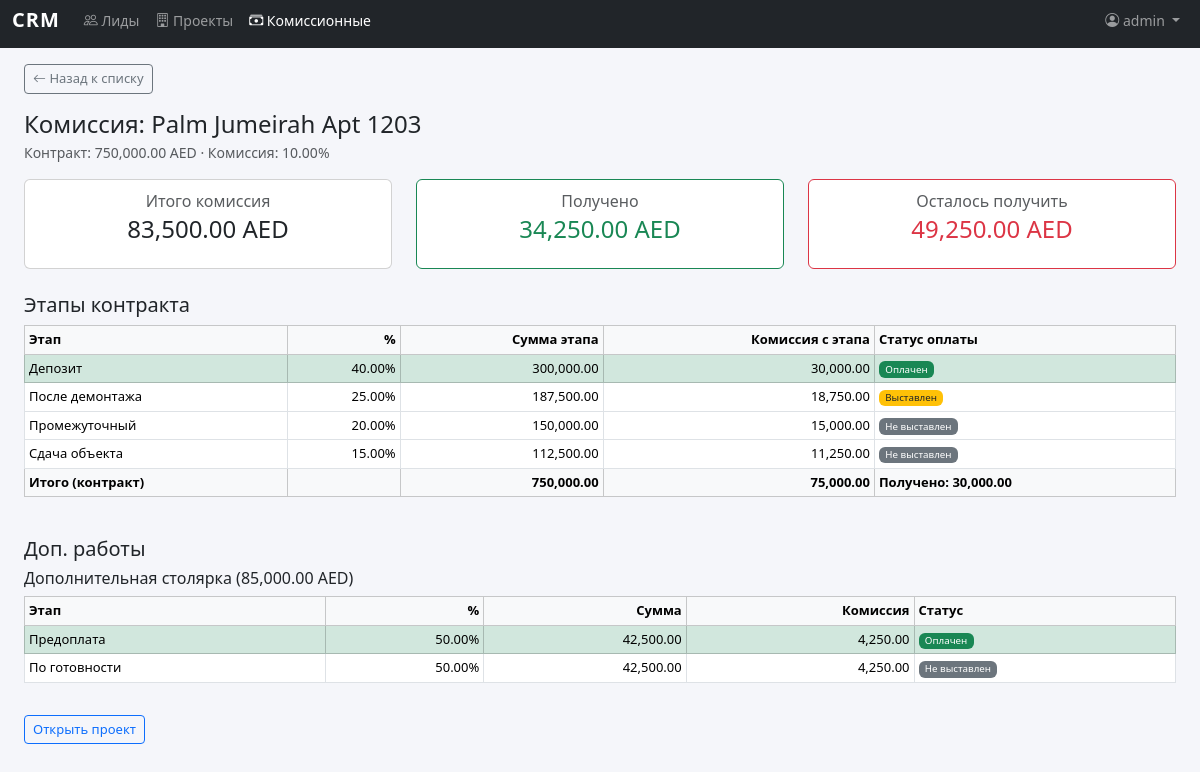
/commissions/1 (signed in), run on the app's committed database.
### models.py (models this page shows, shortened)
class User(db.Model, UserMixin):
    id = db.Column(db.Integer, primary_key=True)
    username = db.Column(db.String(80), unique=True, nullable=False)
    password_hash = db.Column(db.String(128), nullable=False)
    must_change_password = db.Column(db.Boolean, default=False)

class Project(db.Model):
    id = db.Column(db.Integer, primary_key=True)
    project_name = db.Column(db.String(300), nullable=False)
    client_name = db.Column(db.String(200), default='')
    location_text = db.Column(db.String(300), default='')
    contract_amount = db.Column(db.Numeric(15, 2), default=0)
    currency = db.Column(db.String(10), default='AED')
    start_date = db.Column(db.Date, nullable=True)
    duration_days = db.Column(db.Integer, nullable=True)
    status = db.Column(db.String(20), default='planned')
    commission_percent = db.Column(db.Numeric(5, 2), default=0)
    payment_items = db.relationship(
        'PaymentPlanItem', backref='project', lazy='dynamic',
        cascade='all, delete-orphan'
    )
    variations = db.relationship(
        'Variation', backref='project', lazy='dynamic',
        cascade='all, delete-orphan'
    )
    tasks = db.relationship(
        'ProjectTask', backref='project', lazy='dynamic',
        cascade='all, delete-orphan'
    )
    documents = db.relationship(
        'Document', backref='project', lazy='dynamic',
        cascade='all, delete-orphan'
    )
    STATUS_LABELS = {
        'planned': 'Запланирован',
        'active': 'В работе',
        'on_hold': 'Пауза',
        'completed': 'Завершён',
        'cancelled': 'Отменён',
    }
    @property
    def commission_total(self):
        cp = float(self.commission_percent or 0)
        ca = float(self.contract_amount or 0)
        return ca * cp / 100
    @property
    def commission_received(self):
        cp = float(self.commission_percent or 0)
        if cp == 0:
            return 0
        total = 0.0
        for item in self.payment_items.filter_by(invoice_status='paid').all():
            total += item.amount * cp / 100
        return total
    @property
    def commission_received_from_variations(self):
        cp = float(self.commission_percent or 0)
        if cp == 0:
            return 0
        total = 0.0
        for v in self.variations.all():
            for item in v.payment_items.filter_by(invoice_status='paid').all():
                total += item.amount * cp / 100
        return total

class PaymentPlanItem(db.Model):
    id = db.Column(db.Integer, primary_key=True)
    project_id = db.Column(db.Integer, db.ForeignKey('project.id'), nullable=False)
    title = db.Column(db.String(200), nullable=False)
    percent = db.Column(db.Numeric(6, 2), nullable=False, default=0)
    due_condition = db.Column(db.String(300), default='')
    invoice_status = db.Column(db.String(20), default='not_invoiced')
    invoice_date = db.Column(db.Date, nullable=True)
    paid_date = db.Column(db.Date, nullable=True)
    STATUS_LABELS = {
        'not_invoiced': 'Не выставлен',
        'invoiced': 'Выставлен',
        'paid': 'Оплачен',
    }
    @property
    def status_label(self):
        return self.STATUS_LABELS.get(self.invoice_status, self.invoice_status)
    @property
    def amount(self):
        if self.project and self.project.contract_amount:
            return float(self.project.contract_amount) * float(self.percent) / 100
        return 0.0

class Variation(db.Model):
    id = db.Column(db.Integer, primary_key=True)
    project_id = db.Column(db.Integer, db.ForeignKey('project.id'), nullable=False)
    title = db.Column(db.String(300), nullable=False)
    extra_amount = db.Column(db.Numeric(15, 2), default=0)
    created_at = db.Column(db.DateTime, default=datetime.utcnow)
    status = db.Column(db.String(20), default='draft')
    payment_items = db.relationship(
        'ExtraPaymentPlanItem', backref='variation', lazy='dynamic',
        cascade='all, delete-orphan'
    )
    STATUS_LABELS = {
        'draft': 'Черновик',
        'approved': 'Утверждено',
        'invoiced': 'Выставлен счёт',
        'paid': 'Оплачено',
    }

class ExtraPaymentPlanItem(db.Model):
    id = db.Column(db.Integer, primary_key=True)
    variation_id = db.Column(db.Integer, db.ForeignKey('variation.id'), nullable=False)
    title = db.Column(db.String(200), nullable=False)
    percent = db.Column(db.Numeric(6, 2), nullable=False, default=0)
    due_condition = db.Column(db.String(300), default='')
    invoice_status = db.Column(db.String(20), default='not_invoiced')
    invoice_date = db.Column(db.Date, nullable=True)
    paid_date = db.Column(db.Date, nullable=True)
    STATUS_LABELS = {
        'not_invoiced': 'Не выставлен',
        'invoiced': 'Выставлен',
        'paid': 'Оплачен',
    }
    @property
    def status_label(self):
        return self.STATUS_LABELS.get(self.invoice_status, self.invoice_status)
    @property
    def amount(self):
        if self.variation and self.variation.extra_amount:
            return float(self.variation.extra_amount) * float(self.percent) / 100
        return 0.0

### routes_commissions.py (the view)
@commissions_bp.route('/<int:project_id>')
@login_required
def commission_detail(project_id):
    project = db.session.get(Project, project_id)
    if not project:
        from flask import flash, redirect, url_for
        flash('Проект не найден.', 'danger')
        return redirect(url_for('commissions.commission_list'))
    cp = float(project.commission_percent or 0)
    contract_stages = []
    for item in project.payment_items.all():
        commission_amount = item.amount * cp / 100
        contract_stages.append({
            'title': item.title,
            'percent': float(item.percent),
            'amount': item.amount,
            'commission': commission_amount,
            'status': item.invoice_status,
            'status_label': item.status_label,
            'is_paid': item.invoice_status == 'paid',
        })
    variation_stages = []
    for v in project.variations.all():
        v_items = []
        for item in v.payment_items.all():
            commission_amount = item.amount * cp / 100
            v_items.append({
                'title': item.title,
                'percent': float(item.percent),
                'amount': item.amount,
                'commission': commission_amount,
                'status': item.invoice_status,
                'status_label': item.status_label,
                'is_paid': item.invoice_status == 'paid',
            })
        variation_stages.append({
            'variation_title': v.title,
            'extra_amount': float(v.extra_amount or 0),
            'stages': v_items,
        })
    total_commission = project.commission_total
    received = project.commission_received
    received_var = project.commission_received_from_variations
    total_received = received + received_var
    total_var_commission = 0
    for v in project.variations.all():
        for item in v.payment_items.all():
            total_var_commission += item.amount * cp / 100
    grand_total = total_commission + total_var_commission
    grand_pending = grand_total - total_received
    return render_template(
        'commissions/detail.html',
        project=project,
        cp=cp,
        contract_stages=contract_stages,
        variation_stages=variation_stages,
        total_commission=total_commission,
        received=received,
        total_var_commission=total_var_commission,
        received_var=received_var,
        grand_total=grand_total,
        total_received=total_received,
        grand_pending=grand_pending,
    )

### templates/commissions/detail.html (shortened to what this page needs)
{% extends "base.html" %}
{% block content %}
<div class="mb-3">
    <a href="{{ url_for('commissions.commission_list') }}" class="btn btn-outline-secondary btn-sm">
        <i class="bi bi-arrow-left"></i> Назад к списку
    </a>
</div>
<h4 class="mb-1">Комиссия: {{ project.project_name }}</h4>
<p class="text-muted">
    Контракт: {{ '{:,.2f}'.format(project.contract_amount|float) }} {{ project.currency }}
    &middot; Комиссия: {{ '%.2f'|format(cp) }}%
</p>
<div class="row mb-4">
    <div class="col-md-4">
        <div class="card text-center">
            <div class="card-body">
                <h6 class="card-subtitle text-muted mb-1">Итого комиссия</h6>
                <h4>{{ '{:,.2f}'.format(grand_total) }} {{ project.currency }}</h4>
            </div>
        </div>
    </div>
    <div class="col-md-4">
        <div class="card text-center border-success">
            <div class="card-body">
                <h6 class="card-subtitle text-muted mb-1">Получено</h6>
                <h4 class="text-success">{{ '{:,.2f}'.format(total_received) }} {{ project.currency }}</h4>
            </div>
        </div>
    </div>
    <div class="col-md-4">
        <div class="card text-center border-danger">
            <div class="card-body">
                <h6 class="card-subtitle text-muted mb-1">Осталось получить</h6>
                <h4 class="text-danger">{{ '{:,.2f}'.format(grand_pending) }} {{ project.currency }}</h4>
            </div>
        </div>
    </div>
</div>
<h5>Этапы контракта</h5>
<div class="table-responsive">
<table class="table table-sm table-bordered align-middle">
    <thead class="table-light">
        <tr>
            <th>Этап</th>
            <th class="text-end">%</th>
            <th class="text-end">Сумма этапа</th>
            <th class="text-end">Комиссия с этапа</th>
            <th>Статус оплаты</th>
        </tr>
    </thead>
    <tbody>
        {% for s in contract_stages %}
        <tr class="{% if s.is_paid %}table-success{% endif %}">
            <td>{{ s.title }}</td>
            <td class="text-end">{{ '%.2f'|format(s.percent) }}%</td>
            <td class="text-end">{{ '{:,.2f}'.format(s.amount) }}</td>
            <td class="text-end">{{ '{:,.2f}'.format(s.commission) }}</td>
            <td>
                <span class="badge {% if s.is_paid %}bg-success{% elif s.status == 'invoiced' %}bg-warning text-dark{% else %}bg-secondary{% endif %}">
                    {{ s.status_label }}
                </span>
            </td>
        </tr>
        {% else %}
        <tr><td colspan="5" class="text-muted text-center">Этапы не заданы</td></tr>
        {% endfor %}
    </tbody>
    <tfoot>
        <tr class="fw-bold table-light">
            <td>Итого (контракт)</td>
            <td></td>
            <td class="text-end">{{ '{:,.2f}'.format(project.contract_amount|float) }}</td>
            <td class="text-end">{{ '{:,.2f}'.format(total_commission) }}</td>
            <td>Получено: {{ '{:,.2f}'.format(received) }}</td>
        </tr>
    </tfoot>
</table>
</div>
{% if variation_stages %}
<h5 class="mt-4">Доп. работы</h5>
{% for vs in variation_stages %}
<h6>{{ vs.variation_title }} ({{ '{:,.2f}'.format(vs.extra_amount) }} {{ project.currency }})</h6>
<div class="table-responsive">
<table class="table table-sm table-bordered align-middle mb-3">
    <thead class="table-light">
        <tr>
            <th>Этап</th>
            <th class="text-end">%</th>
            <th class="text-end">Сумма</th>
            <th class="text-end">Комиссия</th>
            <th>Статус</th>
        </tr>
    </thead>
    <tbody>
        {% for s in vs.stages %}
        <tr class="{% if s.is_paid %}table-success{% endif %}">
            <td>{{ s.title }}</td>
            <td class="text-end">{{ '%.2f'|format(s.percent) }}%</td>
            <td class="text-end">{{ '{:,.2f}'.format(s.amount) }}</td>
            <td class="text-end">{{ '{:,.2f}'.format(s.commission) }}</td>
            <td>
                <span class="badge {% if s.is_paid %}bg-success{% elif s.status == 'invoiced' %}bg-warning text-dark{% else %}bg-secondary{% endif %}">
                    {{ s.status_label }}
                </span>
            </td>
        </tr>
        {% endfor %}
    </tbody>
</table>
</div>
{% endfor %}
{% endif %}
<div class="mt-3">
    <a href="{{ url_for('projects.project_detail', project_id=project.id) }}" class="btn btn-outline-primary btn-sm">
        Открыть проект
    </a>
</div>
{% endblock %}

### templates/base.html (shortened to what this page needs)
<!DOCTYPE html>
<html lang="ru">
<head>
    <link href="https://cdn.jsdelivr.net/npm/bootstrap@5.3.3/dist/css/bootstrap.min.css" rel="stylesheet">
    <link href="https://cdn.jsdelivr.net/npm/bootstrap-icons@1.11.3/font/bootstrap-icons.min.css" rel="stylesheet">
    <link href="{{ url_for('static', filename='style.css') }}" rel="stylesheet">
</head>
<body>
{% if current_user.is_authenticated %}
<nav class="navbar navbar-expand-lg navbar-dark bg-dark mb-0">
    <div class="container-fluid">
        <a class="navbar-brand" href="{{ url_for('index') }}">CRM</a>
        <div class="collapse navbar-collapse" id="navbarNav">
            <ul class="navbar-nav me-auto">
                <li class="nav-item">
                    <a class="nav-link {% if request.path.startswith('/leads') %}active{% endif %}"
                       href="{{ url_for('leads.lead_list') }}">
                        <i class="bi bi-people"></i> Лиды
                    </a>
                </li>
                <li class="nav-item">
                    <a class="nav-link {% if request.path.startswith('/projects') %}active{% endif %}"
                       href="{{ url_for('projects.project_list') }}">
                        <i class="bi bi-building"></i> Проекты
                    </a>
                </li>
                <li class="nav-item">
                    <a class="nav-link {% if request.path.startswith('/commissions') %}active{% endif %}"
                       href="{{ url_for('commissions.commission_list') }}">
                        <i class="bi bi-cash-stack"></i> Комиссионные
                    </a>
                </li>
            </ul>
            <ul class="navbar-nav">
                <li class="nav-item dropdown">
                    <a class="nav-link dropdown-toggle" href="#" role="button" data-bs-toggle="dropdown">
                        <i class="bi bi-person-circle"></i> {{ current_user.username }}
                    </a>
                </li>
            </ul>
        </div>
    </div>
</nav>
{% endif %}
<div class="container-fluid px-4 py-3">
    {% block content %}{% endblock %}
</div>
</body>
</html>

### static/style.css (style rules this page uses)
body { font-size: 14px; background: #f5f6fa; -webkit-tap-highlight-color: transparent; }
.navbar { padding-top: env(safe-area-inset-top); }
.navbar-brand { font-weight: 700; letter-spacing: 1px; }
.table th { font-weight: 600; font-size: 13px; }
.table td { font-size: 13px; }
.badge { font-weight: 500; }
.btn-sm { font-size: 13px; }
.table-success td { background-color: #d1e7dd !important; }

### data on the page
User: username "admin"
Project: project_name "Palm Jumeirah Apt 1203", contract_amount "750,000.00", currency "AED"
PaymentPlanItem: title "Депозит", percent "40.00", amount "300,000.00", commission "30,000.00", status_label "Оплачен"
PaymentPlanItem: title "После демонтажа", percent "25.00", amount "187,500.00", commission "18,750.00", status_label "Выставлен"
PaymentPlanItem: title "Промежуточный", percent "20.00", amount "150,000.00", commission "15,000.00", status_label "Не выставлен"
PaymentPlanItem: title "Сдача объекта", percent "15.00", amount "112,500.00", commission "11,250.00", status_label "Не выставлен"
Variation: variation_title "Дополнительная столярка", extra_amount "85,000.00"
ExtraPaymentPlanItem: title "Предоплата", percent "50.00", amount "42,500.00", commission "4,250.00", status_label "Оплачен"
ExtraPaymentPlanItem: title "По готовности", percent "50.00", amount "42,500.00", commission "4,250.00", status_label "Не выставлен"

### other printed values
{{ '%.2f'|format(cp) }} "10.00"
{{ '{:,.2f}'.format(grand_total) }} "83,500.00"
{{ '{:,.2f}'.format(total_received) }} "34,250.00"
{{ '{:,.2f}'.format(grand_pending) }} "49,250.00"
{{ '{:,.2f}'.format(total_commission) }} "75,000.00"
{{ '{:,.2f}'.format(received) }} "30,000.00"
